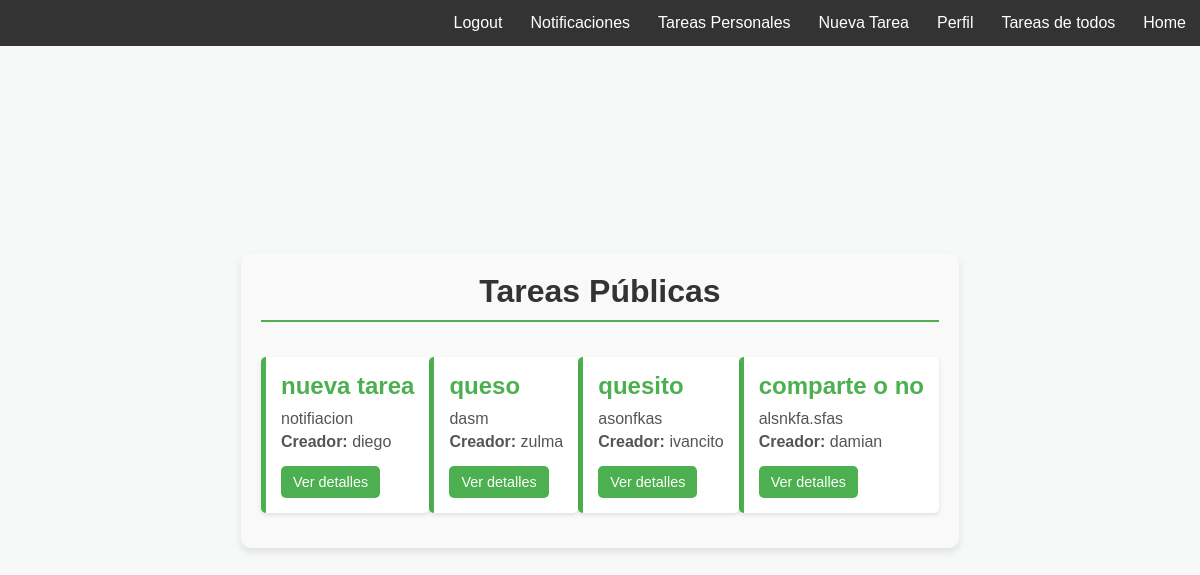
/tasks/all/ (signed in), run on the app's committed database.
### task/models.py (models this page shows, shortened)
class Task(models.Model):
    title = models.CharField(max_length=200)
    description = models.TextField(blank=True)
    created = models.DateTimeField(auto_now_add=True)
    date_completed = models.DateTimeField(null=True, blank=True)
    important = models.BooleanField(default=False)
    user = models.ForeignKey(User, on_delete=models.CASCADE)
    banner_color = models.CharField(max_length=7, default='#000000')
    category = models.ForeignKey(TaskCategory, on_delete=models.CASCADE, null=True, blank=True)
    tags = models.ManyToManyField(TaskTag, blank=True)
    status = models.ForeignKey(TaskStatus, on_delete=models.CASCADE, default=1)
    priority = models.ForeignKey(TaskPriority, on_delete=models.CASCADE, default=1)
    is_personal = models.BooleanField(default=False)

### task/views.py (the view)
# urls.py: path('tasks/all/', views.tareatodos, name='tareatodos'),
def tareatodos(request):
    tareas = Task.objects.filter(is_personal=False)
    return render(request, 'taskall.html', {'tasks': tareas})

### task/templates/taskall.html (shortened to what this page needs)
{% extends 'base.html' %}
{% block content %}
<div class="container">
    <h1 class="title">Tareas Públicas</h1>
    {% if tasks %}
        <ul class="task-list">
            {% for task in tasks %}
                <li class="task-item">
                    <h3>{{ task.title }}</h3>
                    <p>{{ task.description }}</p>
                    <p><strong>Creador:</strong> {{ task.user.username|default:"Anónimo" }}</p>
                    <a href="{% url 'task_details' task.id %}">Ver detalles</a>
                </li>
            {% endfor %}
        </ul>
    {% else %}
        <p>No hay tareas públicas disponibles.</p>
    {% endif %}
</div>
{% endblock %}

### task/static/css/stylesa.css (style rules this page uses)
* { margin: 0; font-family: Arial, Helvetica, sans-serif; padding: 0; }
body { background-color: #F7F9F9; }
li { float: right; }
li a { display: block; color: white; text-align: center; padding: 14px; text-decoration: none; }

### task/templates/taskall.html (style rules this page uses)
.container { max-width: 800px; margin: 0 auto; padding: 20px; background-color: #f9f9f9; border-radius: 10px; box-shadow: 0 4px 8px rgba(0, 0, 0, 0.1); font-family: 'Arial', sans-serif; }
.title { text-align: center; font-size: 2rem; color: #333; margin-bottom: 20px; border-bottom: 2px solid #4CAF50; padding-bottom: 10px; }
.task-list { list-style: none; padding: 0; }
.task-item { background-color: #ffffff; margin: 15px 0; padding: 15px; border-left: 5px solid #4CAF50; border-radius: 5px; box-shadow: 0 2px 4px rgba(0, 0, 0, 0.1); }
.task-item h3 { font-size: 1.5rem; color: #4CAF50; margin: 0 0 10px; }
.task-item p { font-size: 1rem; color: #555; margin: 5px 0; }
.task-item a { display: inline-block; margin-top: 10px; padding: 8px 12px; background-color: #4CAF50; color: #fff; text-decoration: none; border-radius: 5px; font-size: 0.9rem; transition: background-color 0.3s ease; }

### data on the page
Task: title "comparte o no", description "alsnkfa.sfas", user.username "damian"
Task: title "quesito", description "asonfkas", user.username "ivancito"
Task: title "queso", description "dasm", user.username "zulma"
Task: title "nueva tarea", description "notifiacion", user.username "diego"
